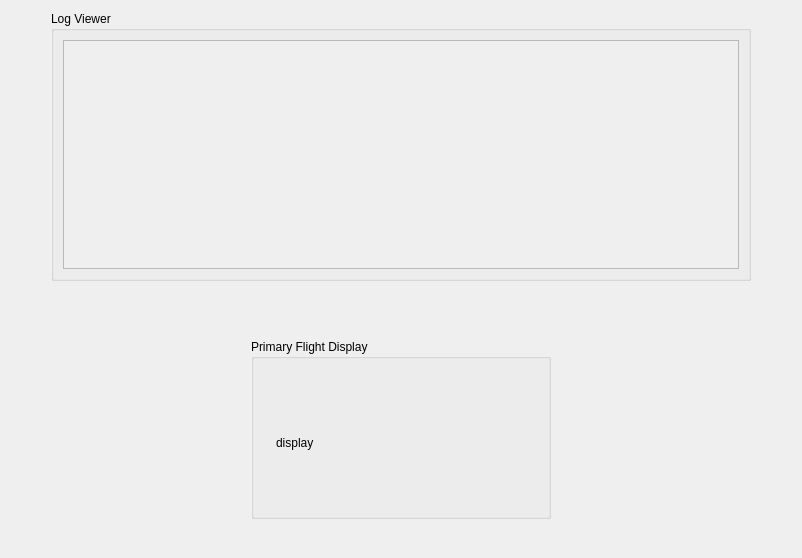
         <widget class="QWidget" name="tab_Sensor">
          <attribute name="title">
           <string>Sensor</string>
          </attribute>
          <layout class="QGridLayout" name="gridLayout_9">
           <item row="0" column="1">
            <widget class="QGroupBox" name="groupBox_logviewer">
             <property name="minimumSize">
              <size>
               <width>700</width>
               <height>270</height>
              </size>
             </property>
             <property name="title">
              <string>Log Viewer</string>
             </property>
             <layout class="QHBoxLayout" name="horizontalLayout_16">
              <item>
               <widget class="QScrollArea" name="scrollArea_logviewer">
                <property name="widgetResizable">
                 <bool>true</bool>
                </property>
                <widget class="QWidget" name="scrollAreaWidgetContents">
                 <property name="geometry">
                  <rect>
                   <x>0</x>
                   <y>0</y>
                   <width>678</width>
                   <height>235</height>
                  </rect>
                 </property>
                </widget>
               </widget>
              </item>
             </layout>
            </widget>
           </item>
           <item row="2" column="1">
            <layout class="QHBoxLayout" name="horizontalLayout_15">
             <item>
              <spacer name="horizontalSpacer_9">
               <property name="orientation">
                <enum>Qt::Horizontal</enum>
               </property>
               <property name="sizeHint" stdset="0">
                <size>
                 <width>40</width>
                 <height>20</height>
                </size>
               </property>
              </spacer>
             </item>
             <item>
              <widget class="QGroupBox" name="groupBox_primary_display">
               <property name="minimumSize">
                <size>
                 <width>300</width>
                 <height>180</height>
                </size>
               </property>
               <property name="maximumSize">
                <size>
                 <width>300</width>
                 <height>155</height>
                </size>
               </property>
               <property name="title">
                <string>Primary Flight Display</string>
               </property>
               <layout class="QGridLayout" name="gridLayout_10">
                <item row="0" column="0">
                 <widget class="QLabel" name="lbl_show_primary">
                  <property name="minimumSize">
                   <size>
                    <width>250</width>
                    <height>150</height>
                   </size>
                  </property>
                  <property name="maximumSize">
                   <size>
                    <width>250</width>
                    <height>150</height>
                   </size>
                  </property>
                  <property name="text">
                   <string>display</string>
                  </property>
                 </widget>
                </item>
               </layout>
              </widget>
             </item>
             <item>
              <spacer name="horizontalSpacer_11">
               <property name="orientation">
                <enum>Qt::Horizontal</enum>
               </property>
               <property name="sizeHint" stdset="0">
                <size>
                 <width>40</width>
                 <height>20</height>
                </size>
               </property>
              </spacer>
             </item>
            </layout>
           </item>
           <item row="1" column="1">
            <spacer name="verticalSpacer_5">
             <property name="orientation">
              <enum>Qt::Vertical</enum>
             </property>
             <property name="sizeHint" stdset="0">
              <size>
               <width>20</width>
               <height>40</height>
              </size>
             </property>
            </spacer>
           </item>
           <item row="0" column="0">
            <spacer name="horizontalSpacer_13">
             <property name="orientation">
              <enum>Qt::Horizontal</enum>
             </property>
             <property name="sizeHint" stdset="0">
              <size>
               <width>40</width>
               <height>20</height>
              </size>
             </property>
            </spacer>
           </item>
           <item row="0" column="2">
            <spacer name="horizontalSpacer_12">
             <property name="orientation">
              <enum>Qt::Horizontal</enum>
             </property>
             <property name="sizeHint" stdset="0">
              <size>
               <width>40</width>
               <height>20</height>
              </size>
             </property>
            </spacer>
           </item>
           <item row="3" column="1">
            <spacer name="verticalSpacer_6">
             <property name="orientation">
              <enum>Qt::Vertical</enum>
             </property>
             <property name="sizeHint" stdset="0">
              <size>
               <width>20</width>
               <height>40</height>
              </size>
             </property>
            </spacer>
           </item>
          </layout>
         </widget>
